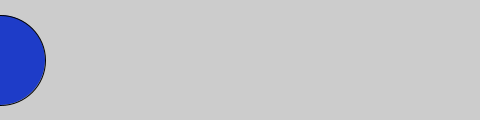
Frame 1 (no input)
Frame 60 (the mouse pressed at the canvas centre just before this capture): identical to frame 1, image omitted
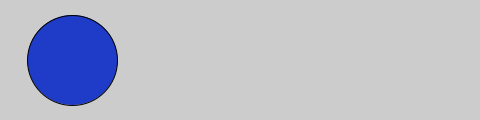
Frame 120 (the mouse held since frame 60 and released just before this capture)

The Processing sketch that drew these frames (run headless with seeded random() and noise(); from frame 60 on, the mouse is pressed at the canvas centre):

// Processing sketch: simple_bouncing_ball
// ── simple_bouncing_ball.pde
int time1 = 2000;
int time2 = 4000;
float x = 0;

void setup() {
  size(480,120);
}

void draw() {
  int currentTime = millis();
  background(204);
  if (currentTime > time2) {
    x -= 0.5;
  } else if (currentTime > time1) {
    x+=3.625;
  }
  fill(30, 60, 200);
  ellipse(x,60,90,90);
}
